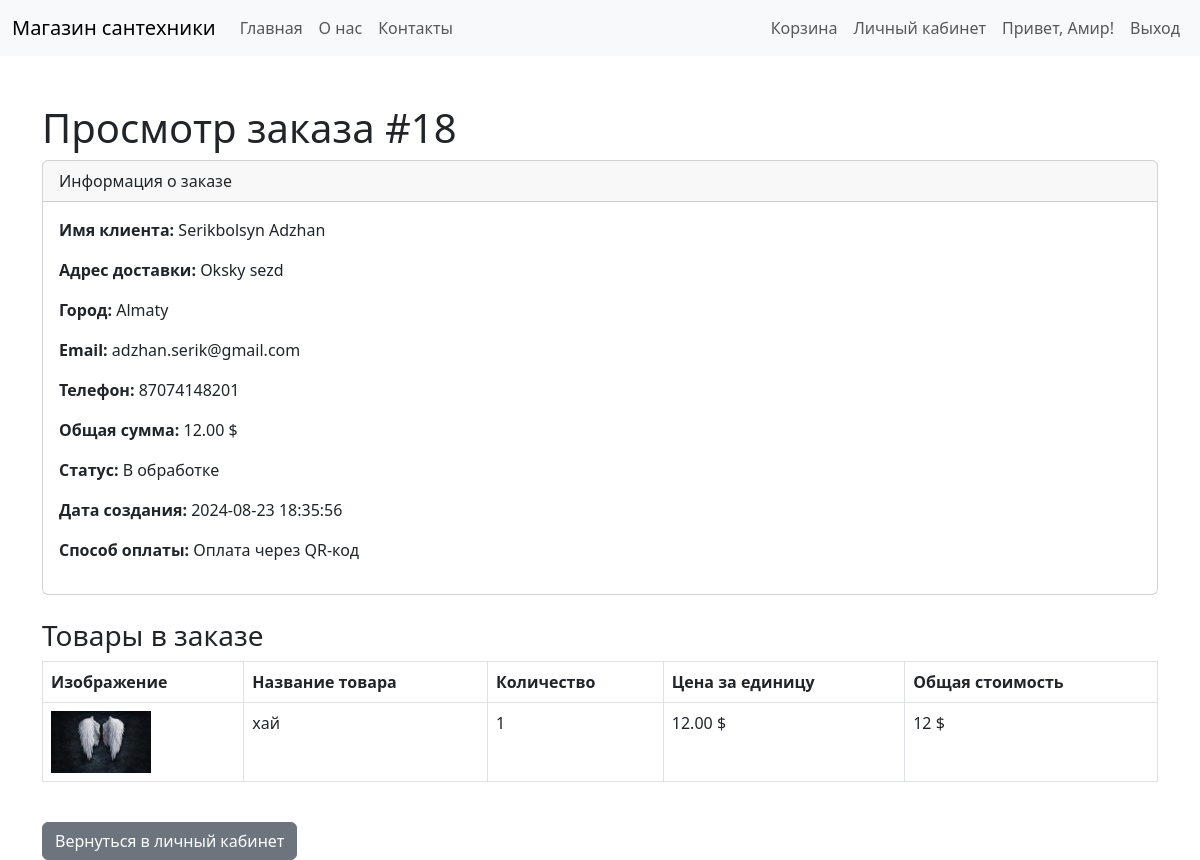
Page /view_order.php?id=18 (signed in) on the committed database.
### tables this page shows
CREATE TABLE `orders` (
  `id` int NOT NULL,
  `user_id` int DEFAULT NULL,
  `total_amount` decimal(10,2) NOT NULL,
  `status` enum('processing','shipped','delivered') DEFAULT 'processing',
  `created_at` timestamp NULL DEFAULT CURRENT_TIMESTAMP,
  `updated_at` timestamp NULL DEFAULT CURRENT_TIMESTAMP ON UPDATE CURRENT_TIMESTAMP,
  `name` varchar(255) NOT NULL,
  `address` varchar(255) NOT NULL,
  `city` varchar(255) NOT NULL,
  `email` varchar(255) NOT NULL,
  `phone` varchar(20) NOT NULL,
  `payment_method` varchar(50) NOT NULL
);

CREATE TABLE `order_items` (
  `id` int NOT NULL,
  `order_id` int DEFAULT NULL,
  `product_id` int DEFAULT NULL,
  `quantity` int NOT NULL,
  `price` decimal(10,2) NOT NULL,
  `created_at` timestamp NULL DEFAULT CURRENT_TIMESTAMP,
  `updated_at` timestamp NULL DEFAULT CURRENT_TIMESTAMP ON UPDATE CURRENT_TIMESTAMP
);

CREATE TABLE `products` (
  `id` int NOT NULL,
  `name` varchar(100) NOT NULL,
  `description` text,
  `price` decimal(10,2) NOT NULL,
  `stock_quantity` int NOT NULL,
  `category_id` int DEFAULT NULL,
  `created_at` timestamp NULL DEFAULT CURRENT_TIMESTAMP,
  `updated_at` timestamp NULL DEFAULT CURRENT_TIMESTAMP ON UPDATE CURRENT_TIMESTAMP,
  `image` varchar(255) NOT NULL
);

### view_order.php (the view, shortened to what this page needs)
<?php
include './dataBase/db.php';
$order_id = isset($_GET['id']) ? intval($_GET['id']) : 0;
$stmt = $pdo->prepare("SELECT * FROM orders WHERE id = :order_id AND user_id = :user_id");
$stmt->execute([
    'order_id' => $order_id,
    'user_id' => $_SESSION['user_id']
]);
$order = $stmt->fetch(PDO::FETCH_ASSOC);
$stmt = $pdo->prepare("SELECT order_items.*, products.name, products.image FROM order_items JOIN products ON order_items.product_id = products.id WHERE order_items.order_id = :order_id");
$stmt->execute(['order_id' => $order_id]);
$order_items = $stmt->fetchAll(PDO::FETCH_ASSOC);
$status_translation = [
    'processing' => 'В обработке',
    'shipped' => 'В процессе отправки',
    'delivered' => 'Доставлено',
    'canceled' => 'Отменено'
];
$order_status = isset($status_translation[$order['status']]) ? $status_translation[$order['status']] : 'Неизвестный статус';
$payment_translation = [
    'cash' => 'Наличными при получении',
    'qr' => 'Оплата через QR-код'
];
$payment_method = isset($payment_translation[$order['payment_method']]) ? $payment_translation[$order['payment_method']] : 'Неизвестный метод оплаты';
?>
<!DOCTYPE html>
<html lang="ru">
<head>
    <link href="https://cdn.jsdelivr.net/npm/bootstrap@5.3.0/dist/css/bootstrap.min.css" rel="stylesheet">
</head>
<body>
    <?php include 'header.php'; ?>
    <div class="container mt-5">
        <h1>Просмотр заказа #<?= $order['id'] ?></h1>
        <div class="card mb-4">
            <div class="card-header">
                Информация о заказе
            </div>
            <div class="card-body">
                <p><strong>Имя клиента:</strong> <?= htmlspecialchars($order['name']) ?></p>
                <p><strong>Адрес доставки:</strong> <?= htmlspecialchars($order['address']) ?></p>
                <p><strong>Город:</strong> <?= htmlspecialchars($order['city']) ?></p>
                <p><strong>Email:</strong> <?= htmlspecialchars($order['email']) ?></p>
                <p><strong>Телефон:</strong> <?= htmlspecialchars($order['phone']) ?></p>
                <p><strong>Общая сумма:</strong> <?= htmlspecialchars($order['total_amount']) ?> $</p>
                <p><strong>Статус:</strong> <?= htmlspecialchars($order_status) ?></p>
                <p><strong>Дата создания:</strong> <?= htmlspecialchars($order['created_at']) ?></p>
                <p><strong>Способ оплаты:</strong> <?= htmlspecialchars($payment_method) ?></p>
            </div>
        </div>
        <h3>Товары в заказе</h3>
        <table class="table table-bordered">
            <thead>
                <tr>
                    <th>Изображение</th>
                    <th>Название товара</th>
                    <th>Количество</th>
                    <th>Цена за единицу</th>
                    <th>Общая стоимость</th>
                </tr>
            </thead>
            <tbody>
                <?php foreach ($order_items as $item): ?>
                    <tr>
                        <td><img src="images/<?= htmlspecialchars($item['image']) ?>" alt="<?= htmlspecialchars($item['name']) ?>" class="product-image"></td>
                        <td><?= htmlspecialchars($item['name']) ?></td>
                        <td><?= htmlspecialchars($item['quantity']) ?></td>
                        <td><?= htmlspecialchars($item['price']) ?> $</td>
                        <td><?= htmlspecialchars($item['quantity'] * $item['price']) ?> $</td>
                    </tr>
                <?php endforeach; ?>
            </tbody>
        </table>
        <a href="account.php" class="btn btn-secondary mt-4">Вернуться в личный кабинет</a>
    </div>
</body>
</html>

### view_order.php (style rules this page uses)
.product-image { max-width: 100px; height: auto; }

### rows in the picture
orders: id "18", name "Serikbolsyn Adzhan", address "Oksky sezd", city "Almaty", email "adzhan.serik@gmail.com", phone "87074148201", total_amount "12.00", status "В обработке", created_at "2024-08-23 18:35:56", payment_method "Оплата через QR-код"
order_items: product.image (picture), product.name "хай", quantity "1", price "12.00", $item['quantity'] * $item['price'] "12"

### other values in the picture
$username "Амир"
